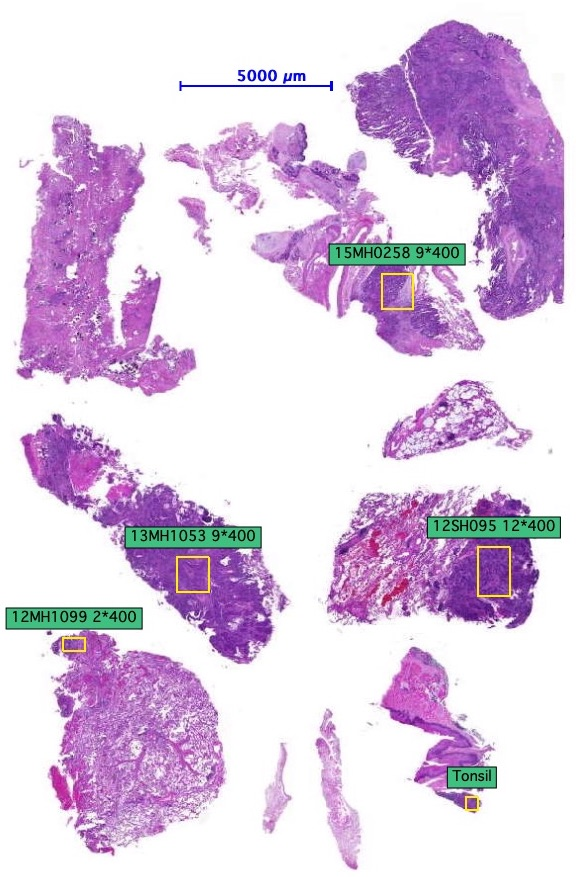
#> input picture heGUI/data/MIBI_CM21-07_he.jpg, 576 x 877 px, found by its file name
$ jupyter execute find_threshold.ipynb
#> lines starting #> are read from the running program, lines starting #| are printed output that depends on the picture; after the words box and inside, x2 and y2 are one past the last pixel; in counts of white or black regions, pixels touching at a corner belong together
[cell 1]
from skimage import img_as_ubyte
from skimage.measure import find_contours
from skimage.transform import resize
import napari.layers
from skimage.transform import rotate
from matplotlib import pyplot as plt
from skimage.morphology import skeletonize
from skimage.measure import regionprops
from skimage.measure import label
import numpy as np
from skimage import io

[cell 2]
he = io.imread("/Users/yokote.k/Desktop/MIBI/HE_GUI/heGUI/data/MIBI_CM21-07_he.jpg")
#> he is the input picture: shape (877, 576, 3); mean R, G, B 221.8, 202.4, 227.4

[cell 3]
plt.figure(figsize=(20,20))
plt.imshow(he)

[cell 4]
new_image = (he[..., 0] > 160) * (he[..., 1] > 100) * (he[..., 2] < 180)
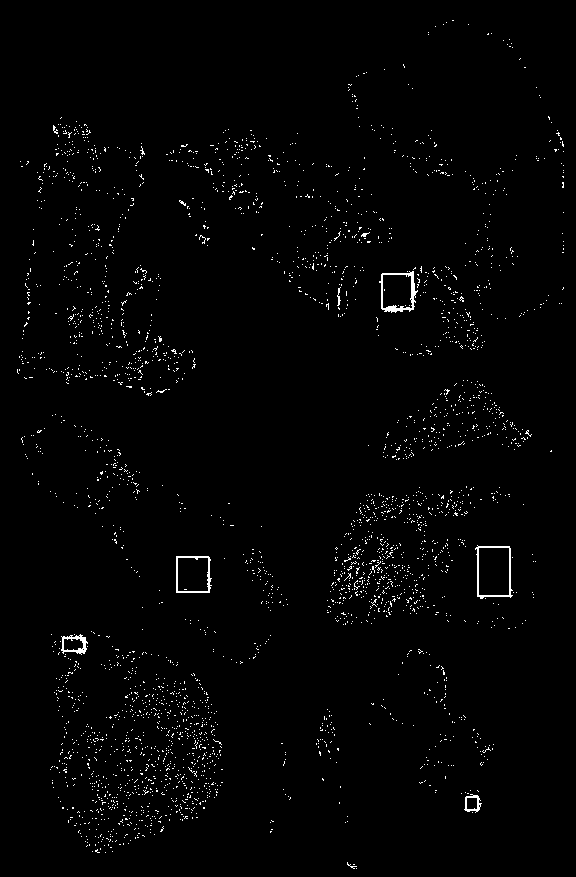
#> new_image: shape (877, 576) bool; 1.5% white in thin lines or dots

label_im = label(new_image.astype(np.uint8))
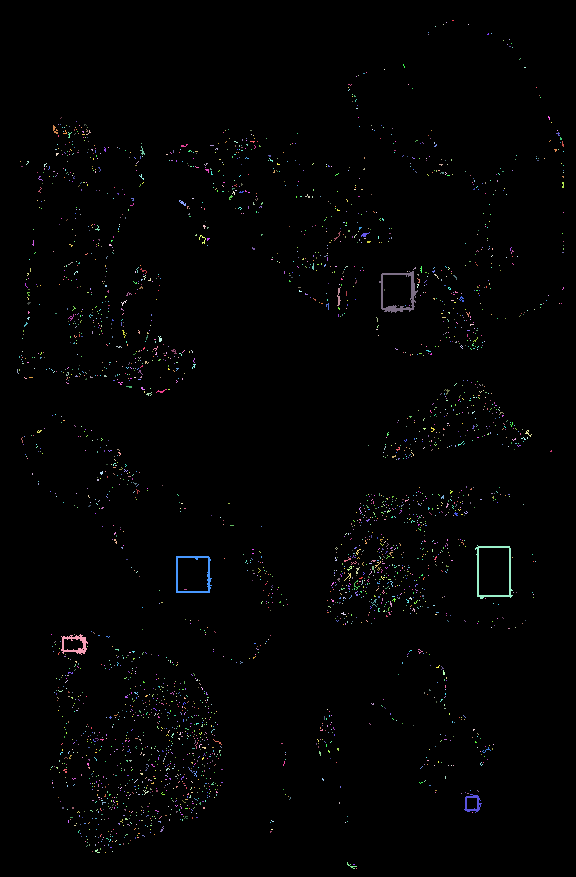
#> label_im: shape (877, 576) int64; 3128 distinct labels, from 0 to 3127; one colour per label, 0 black
regions = regionprops(label_im)
#> regions = 3127 regions; largest, box (x1, y1, x2, y2) and area: (379, 271, 418, 313) 406, (475, 545, 513, 599) 341, (176, 556, 212, 593) 292, (61, 634, 88, 655) 221, (464, 794, 482, 813) 128
regions.sort(key=lambda x: x.area, reverse=True)
regions = regions[:4]
#> regions = 4 regions; box (x1, y1, x2, y2) and area: (379, 271, 418, 313) 406, (475, 545, 513, 599) 341, (176, 556, 212, 593) 292, (61, 634, 88, 655) 221

fig, ax = plt.subplots(figsize=(20,20))
ax.imshow(new_image, cmap=plt.cm.gray)

for contour in regions:
    print(contour.coords[:, 1].min())
    print(contour.coords[:, 1].max())
    ax.plot(contour.coords[:, 1], contour.coords[:, 0], linewidth=2)
#> this loop made 4 passes
#| 379
#| 417
#| 475
#| 512
#| 176
#| 211
#| 61
#| 87

# print(regions[0].coords)
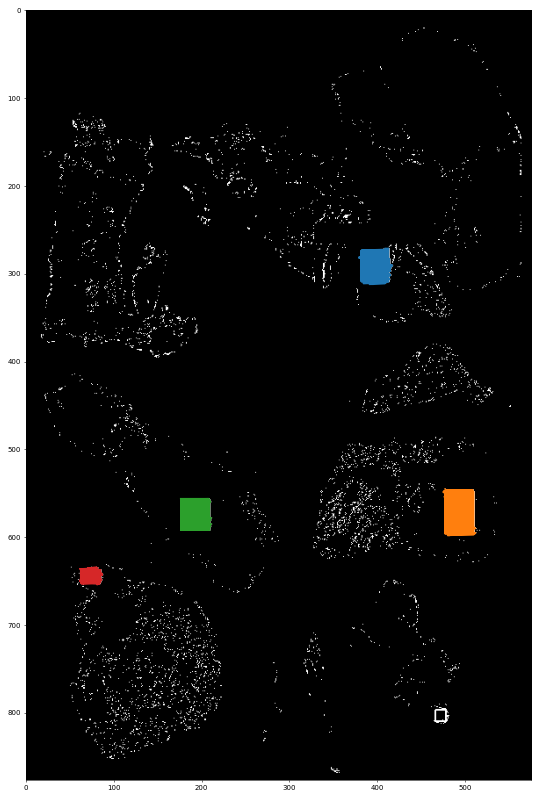
#> figure drawn by matplotlib, 1 panel

$ run again, with heGUI/data/MIBI_SS21-01_he.jpg copied over heGUI/data/MIBI_CM21-07_he.jpg
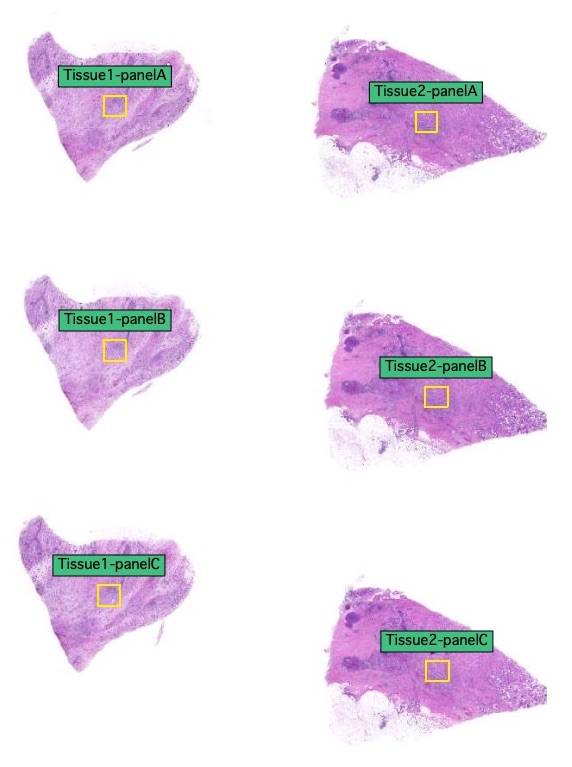
#> input picture heGUI/data/MIBI_SS21-01_he.jpg, 572 x 767 px, found by its file name
#> he is the input picture: shape (767, 572, 3); mean R, G, B 237.8, 229, 240.4
#> `new_image = (he[..., 0] > 160) * (he[..., 1] > 100) * (he[..., 2] < 180)`:
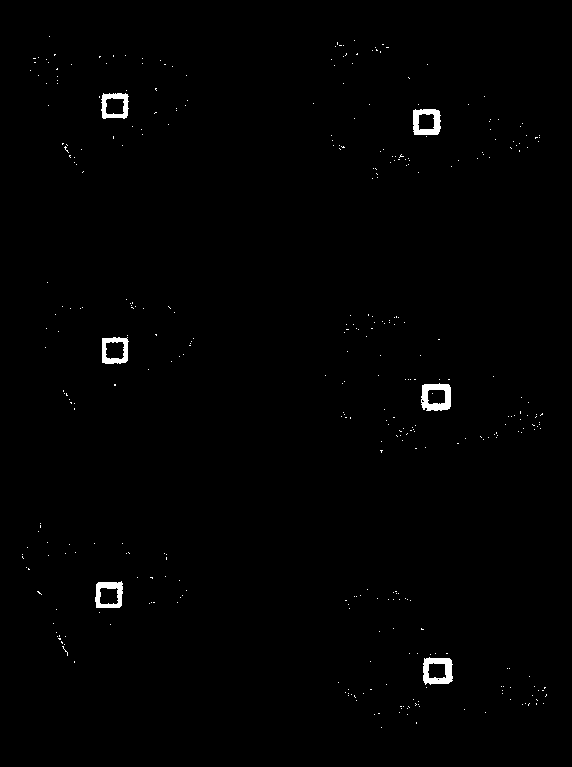
#> new_image: shape (767, 572) bool; 0.75% white; 381 white regions (375 under 20 px)
#> label_im: shape (767, 572) int64; 382 distinct labels, from 0 to 381
#> `regions = regionprops(label_im)`: regions = 381 regions; largest, box (x1, y1, x2, y2) and area: (421, 383, 451, 411) 529, (423, 657, 453, 685) 512, (413, 109, 441, 135) 470, (95, 581, 123, 608) 424, (102, 337, 129, 364) 394
#> `regions = regions[:4]`: regions = 4 regions; box (x1, y1, x2, y2) and area: (421, 383, 451, 411) 529, (423, 657, 453, 685) 512, (413, 109, 441, 135) 470, (95, 581, 123, 608) 424
#> the loop `for contour in regions:` made 4 passes
#| 421
#| 450
#| 423
#| 452
#| 413
#| 440
#> (further printed lines are left out)
#> `[cell 4] new_image = (he[..., 0] > 160) * (he[..., 1] > 100) * (he[.....`:
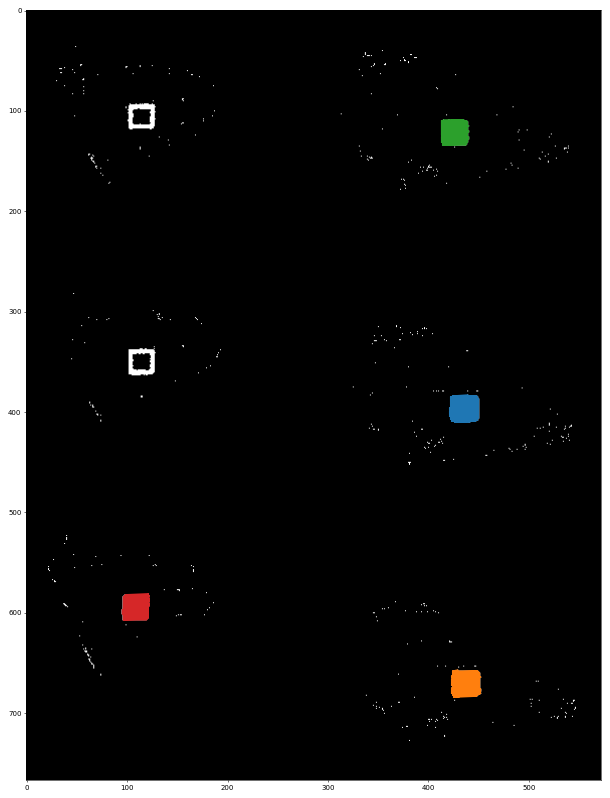
#> figure drawn by matplotlib, 1 panel
